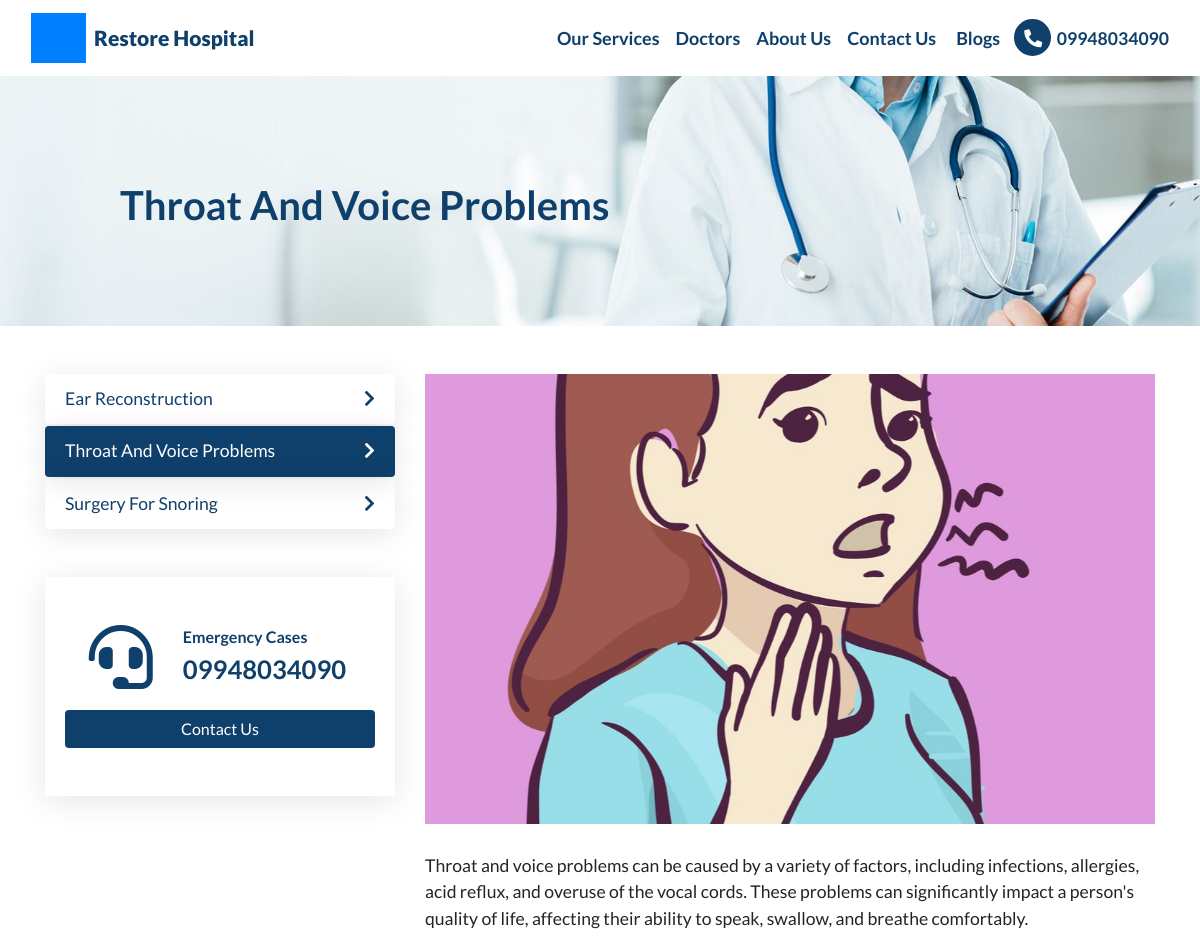
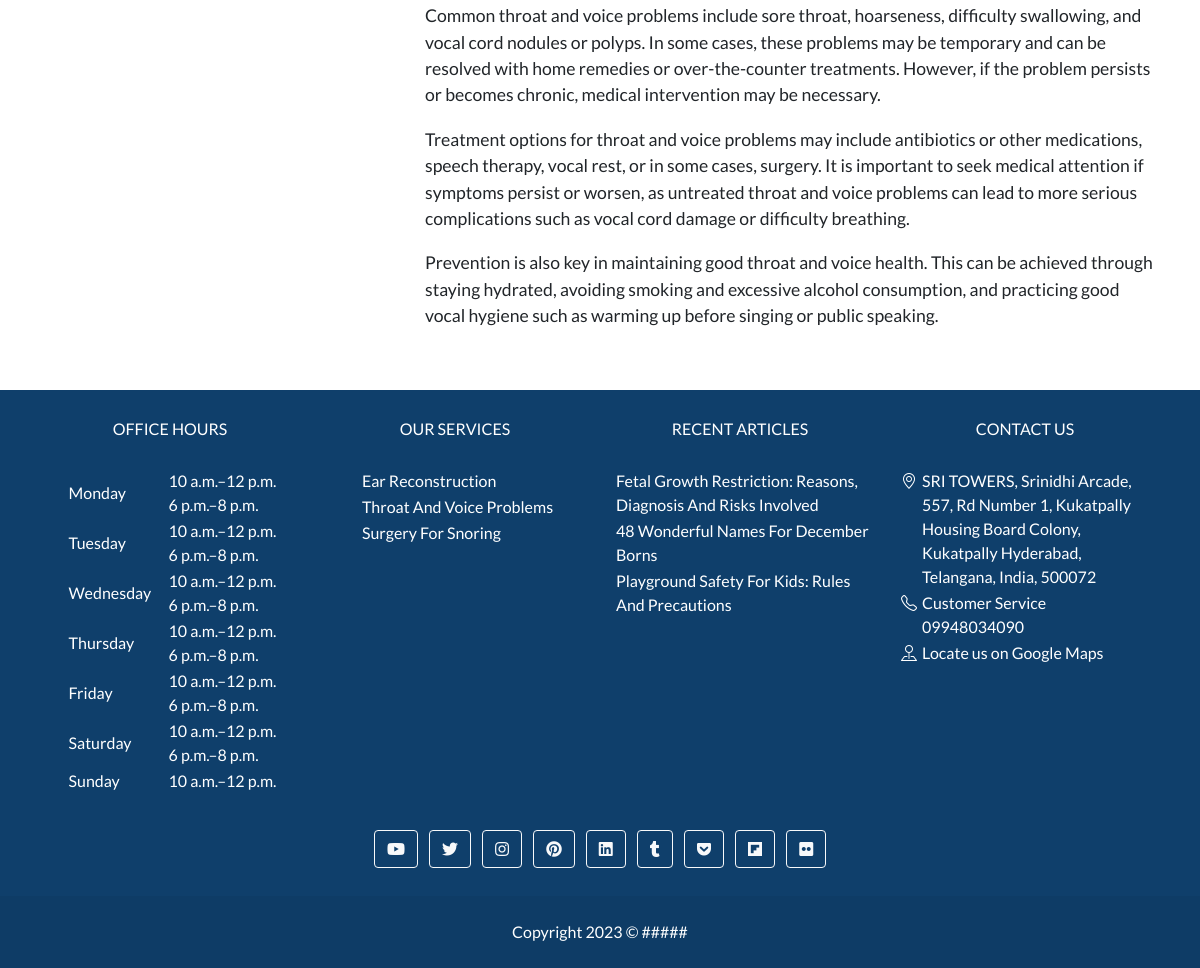
Page /services/throat-and-voice-problems/ on the committed database (2 pictures, top to bottom).
### web_app/models.py (models this page shows, shortened)
class CustomSiteContent(models.Model):
    STATUS_CHOICE = (
        ("draft", "Draft"),
        ("published", "Published")
    )
    site_name = models.CharField(max_length=255)
    site_url = models.CharField(max_length=255)
    logo = models.ImageField(upload_to="logo/")
    favicon = models.ImageField(upload_to="logo/")
    nav_brand_html = RichTextUploadingField()
    nav_html = RichTextUploadingField()
    footer_html = RichTextUploadingField(null=True, blank=True)
    nav_icon_html = models.CharField(max_length=255, null=True, blank=True)
    social_links_html = models.TextField(null=True, blank=True)
    script = models.TextField(null=True, blank=True)
    copyright_text = models.CharField(max_length=255, null=True, blank=True)
    status = models.CharField(max_length=20, choices=STATUS_CHOICE, default="draft")
    created_at = models.DateTimeField(auto_now_add=True)
    updated_at = models.DateTimeField(auto_now=True)

class Service(models.Model):
    STATUS_CHOICE = (
        ("draft", "Draft"),
        ("published", "Published")
    )
    name = models.CharField(max_length=255)
    slug = models.SlugField(max_length=255)
    type = models.CharField(max_length=255)
    additional_type= models.CharField(max_length=255, null=True, blank=True, help_text="https://en.wikipedia.org/wiki/Clear_aligners")
    brand= models.CharField(max_length=100, null=True, blank=True)
    description = models.TextField()
    disambiguating_description = models.CharField(max_length=255, null=True, blank=True)
    image = models.ImageField(upload_to='images')
    image_caption = models.CharField(max_length=255)
    potential_action = models.CharField(max_length=255, null=True, blank=True, help_text="Call for a free consultation")
    is_part_of=models.URLField(max_length=255, default="https://soumyahospitals.com")
    reviewed_by = models.ForeignKey(Doctor, on_delete=models.CASCADE, related_name="service_reviewed_by")
    content = RichTextUploadingField(help_text="content will display in frontend only")
    status = models.CharField(max_length=20, choices=STATUS_CHOICE, default="Draft")

class ContactPoint(models.Model):
    business = models.ForeignKey(Business, on_delete=models.CASCADE)
    type = models.CharField(max_length=255,default="ContactPoint")
    contactType = models.CharField(max_length=255)
    telephone = models.CharField(max_length=255)
    email = models.CharField(max_length=255)

class OpeningHours(models.Model):
    business = models.ForeignKey(Business, on_delete=models.CASCADE)
    day = models.CharField(max_length=255, choices=STATUS_CHOICE)
    timming = models.CharField(max_length=255)

class Adress(models.Model):
    business = models.ForeignKey(Business, on_delete=models.CASCADE, default="PostalAddress")
    type = models.CharField(max_length=255)
    postalCode = models.CharField(max_length=255)
    addressRegion = models.CharField(max_length=255)
    addressCountry = models.CharField(max_length=255)
    streetAddress = models.CharField(max_length=500)
    addressLocality = models.CharField(max_length=500)

### guides/models.py (models this page shows, shortened)
class Blog(models.Model):
    STATUS_CHOICE = (
        ("draft", "Draft"),
        ("published", "Published")
    )
    meta_title = models.CharField(max_length=500)
    meta_desc = models.CharField(max_length=500)
    url_slug = models.SlugField(max_length=500, unique=True)
    content = RichTextUploadingField()
    toc = RichTextUploadingField(verbose_name="Table of Content", null=True, blank=True)
    featured_image = models.ImageField(upload_to="guides_featured_image/",null=True,blank=True)
    category = models.CharField(max_length=255, null=True, blank=True)
    publisher = models.ForeignKey(Business, on_delete=models.CASCADE)
    created_by = models.ForeignKey(Doctor, on_delete=models.CASCADE, related_name="blog_created_by")
    reviewed_by = models.ForeignKey(Doctor, on_delete=models.CASCADE, related_name="blog_reviewed_by")
    reviewed_at = models.DateTimeField()
    auto_gen_toc = models.BooleanField(verbose_name="Auto Generate Table of Content",default=True)
    status = models.CharField(max_length=20, choices=STATUS_CHOICE, default="Draft")
    category_slug = models.SlugField(max_length=255, null=True, blank=True)
    created_at = models.DateTimeField(auto_now_add=True)
    updated_at = models.DateTimeField(auto_now=True)

### web_app/views.py (the view)
# urls.py: path('services/<slug:service_name>/',services,name='services'),
def services(requests,service_name):
    requests.extra_context = {"page_url" : "services/{{x}}"}
    service_obj = get_object_or_404(Service,slug=service_name,status="published")
    provider_obj = Business.objects.all().first()
    k=CustomPageContent.objects.filter(url="services/{{x}}")
    context={
        "service_obj":service_obj,
        "provider":provider_obj.map_id,
        "contact_number":provider_obj.contactpoint_set.all().first().telephone,
        "all_services": Service.objects.all(),
        "service_name":service_name,
        "customdata":k[0]
    }
    requests.extra_context["context"] = context
    return render(requests,template_name="web_app/service_page.html",context=context)

### web_app/utils.py (called while the page is built)
def renderTemplate(content,context):
    template = Template(content)
    context = Context(context)
    content = template.render(context)
    return content

### web_app/templates/web_app/service_page.html (shortened to what this page needs)
{% extends 'base.html' %}
{% load static %}
{% block style %}
<link rel="stylesheet" href="{% static 'css/services.css' %}">
{% endblock style %}
{% block body %}
<div class="container my-5">
    <div class="row">
        <div class="col-lg-4 order-lg-1 order-2 mt-lg-0 mt-5">
            <ul id="all-services">
                {% for service in all_services %}
                    <a href="{% url 'web_app:services' service.slug %}" style="text-decoration: none;">
                    {% if service.slug == service_name %}
                        <li class="primary-theme card-effect">
                            {{service.name}}
                            <i class="float-right mt-1 fas fa-chevron-right"></i>
                        </li>
                    {% else %}
                        <li class="card-effect">
                            {{service.name}}
                            <i class="float-right mt-1 fas fa-chevron-right"></i>
                        </li>
                    {% endif %}
                    </a>
                {% endfor %}
            </ul>
            <div class="card-effect mt-5 py-5" style="color: var(--primary-bg);">
                <div class="row justify-content-center">
                    <div class="col-auto">
                        <i class="fas fa-4x fa-headset"></i>
                    </div>
                    <div class="col-auto font-weight-bold">
                        <span>Emergency Cases</span>
                        <h2>{{contact_number}}</h2>
                    </div>
                </div>
                <a class="btn btn-default w-100 primary-theme mt-3" href="/contact-us/" role="button">Contact Us</a>
            </div>
        </div>
        <div class="col-lg-8 order-lg-2 order-1">
            <div class="img-bg-div" style="background-image: url('{{service_obj.image.url}}');"></div>
            <br>
            {{service_obj.content|safe}}
        </div>
    </div>
</div>
{% endblock body %}

### web_app/templates/base.html (shortened to what this page needs)
{% load static %}
<!doctype html>
<html lang="en">
<head>
    <link href="https://cdnjs.cloudflare.com/ajax/libs/font-awesome/5.15.1/css/all.min.css" rel="stylesheet" />
    <link rel="stylesheet" href="https://cdnjs.cloudflare.com/ajax/libs/bootstrap/4.6.2/css/bootstrap.min.css">
    <link rel="stylesheet" href="https://cdn.jsdelivr.net/npm/bootstrap-icons@1.10.3/font/bootstrap-icons.css">
    <link rel="stylesheet" href="{% static 'css/global.css' %}">
    <link rel="stylesheet" href="{% static 'css/admin.css' %}">
    {% block style %}
    {% endblock style %}
</head>
<body>
    <nav class="navbar navbar-expand-lg navbar-dark secondary-theme">
        <div class="container-fluid">
            <span class="navbar-brand">
                <a href="/">
                    {% if custom_site_content_obj.nav_brand_html %}
                        {{custom_site_content_obj.nav_brand_html|safe}}
                    {% endif %}
                </a>
            </span>
            <div class="collapse navbar-collapse" id="navbarToggler">
                {% if custom_site_content_obj.nav_html %}
                    {{custom_site_content_obj.nav_html|safe}}
                {% endif %}
            </div>
        </div>
    </nav>
    {% if request.path != "/" %}
    <div class="cover-img-bg-div" style="background-image: url('{{top_img.url}}');">
        <h1 class="title">{{cover_img_title}}</h1>
    </div>
    {% endif %}
    <div style="min-height: 70vh;">
    {% block body %}
    {% endblock body %}
    </div>
    <footer class="text-lg-start primary-theme">
        <section class="pt-4">
            <div class="container">
                <div class="row">
                    <div class="col-md-3 col-lg-3 col-xl-3 mx-auto mb-4">
                        <h6 class="text-center text-uppercase fw-bold mb-4">
                            Office Hours
                        </h6>
                        <table style="margin: auto;">
                            <tbody>
                                {% for i in oh %}
                                <tr>
                                    <td style="width:100px;">{{i.day}}</td>
                                    <td>{{i.timming|safe}}</td>
                                </tr>
                                {% endfor %}
                            </tbody>
                        </table>
                    </div>
                     <div class="col-md-3 col-lg-3 col-xl-3 mx-auto mb-4">
                        <h6 class="text-center text-uppercase fw-bold mb-4">
                            Our Services
                        </h6>
                        <table style="margin: auto;">
                            <tbody>
                                {% for i in six_services_obj %}
                                <tr>
                                    <td><a href="{% url 'web_app:services' i.slug %}" target="_blank"  class="text-white">{{i.name}}</a></td>
                                </tr>
                                {% endfor %}
                            </tbody>
                        </table>
                    </div>
                      <div class="col-md-3 col-lg-3 col-xl-3 mx-auto mb-4">
                        <h6 class="text-center text-uppercase fw-bold mb-4">
                            Recent Articles
                        </h6>
                        <table style="margin: auto;">
                            <tbody>
                                {% for article in recent_articles %}
                                <tr>
                                    <td><a href="{% url 'guides:blog_url' article.url_slug %}" target="_blank"  class="text-white">{{article.meta_title}}</a></td>
                                </tr>
                                {% endfor %}
                            </tbody>
                        </table>
                    </div>
                    <div class="col-md-3 col-lg-3 col-xl-3 mx-auto mb-4">
                        <h6 class="text-center text-uppercase fw-bold mb-4">Contact Us</h6>
                         <table style="margin: auto;">
                            <tbody>
                                {% for i in add %}
                                <tr>
                                    <td style="vertical-align: top;width: 21px;"><i class="bi bi-geo-alt"></i></td>
                                    <td>{{i.streetAddress}}, {{i.addressLocality}}
                                        {{i.addressRegion}}, {{i.addressCountry}}, {{i.postalCode}}</td>
                                </tr>
                                {% endfor %}
                                {% for i in ct %}
                                <tr>
                                    <td style="vertical-align: top;width: 21px;"><i class="bi bi-telephone"></i></td>
                                    <td>{{i.contactType}}<br>{{i.telephone}}</td>
                                </tr>
                                {% endfor %}
                                <tr>
                                    <td style="vertical-align: top;width: 21px;"><i class="bi bi-pin-map"></i></i></td>
                                    <td style="word-break: break-all;"><a href="{{map_id}}" target="_blank"  class="text-white">Locate us on Google Maps</a></td>
                                </tr>
                            </tbody>
                        </table>
                    </div>
                </div>
            </div>
        </section>
        {% if custom_site_content_obj.social_links_html %}
            {{custom_site_content_obj.social_links_html|safe}}
        {% endif %}
        <div class="text-center p-4" style="background-color: rgba(0, 0, 0, 0.05);">
            {{custom_site_content_obj.copyright_text|safe}}
        </div>
    </footer>
</body>
</html>

### web_app/static/css/global.css (style rules this page uses)
:root { --primary-bg: #0f3f6b; --secondary-bg: white; --primary-text: white; --secondary-text: black; --gray-bg-light: #e9ecef; --gray-bg-dark: #dfe0e1; }
body { font-family: 'Lato', sans-serif; }
.primary-theme { background-color: var(--primary-bg) !important; color: var(--primary-text) !important; }
.secondary-theme { background-color: var(--secondary-bg) !important; color: var(--secondary-text) !important; }
.secondary-theme .nav-link { color: var(--primary-bg) !important; font-weight: 700; font-size: large; }
.round-icon i { padding: 10px; width: 41.2px; height: 41.2px; font-size: large; text-align: center; text-decoration: none; border: 2px solid; color: white; border-color: white; background-color: var(--primary-bg); border-radius: 50%; }
.secondary-theme a.round-icon { text-decoration: none; color: var(--primary-bg) !important; }
p { font-size: 1.1rem; padding-top: 5px; padding-bottom: 5px; margin-bottom: 0.5rem !important; }
li { font-size: 1.1rem; }
.h1, h1 { font-size: 1.8rem !important; font-weight: bold; }
.h2, h2 { font-size: 1.6rem !important; font-weight: bold; }
.h1, h1, .h2, h2, .h3, h3, .h4, h4, .h5, h5, .h6, h6 { padding-left: 0px; padding-right: 5px; padding-top: 5px; padding-bottom: 5px; margin-bottom: 0.25rem; }
.navbar-brand a { text-decoration: none; }
.navbar-brand .site-name { color:var(--primary-bg); font-weight: 900; text-align: center; font-size: 21px; }
.cover-img-bg-div { height: 250px; width: 100%; background-repeat: no-repeat; background-position: center; background-size: cover; color: var(--primary-bg); }
.cover-img-bg-div .title { position: relative; top: 40%; left: 10%; font-weight: bold; max-width: 50%; font-size: 2.5rem !important; }

### web_app/static/css/services.css (style rules this page uses)
.img-bg-div { height: 450px; width: 100%; background-repeat: no-repeat; background-position: center; background-size: cover; }
#all-services { list-style: none; padding-left: 0; margin-bottom: 0; }
.card-effect { padding: .75rem 1.25rem; box-shadow: 0px 5px 30px rgba(0, 0, 0, 0.1); }
#all-services li { cursor: pointer; color: var(--primary-bg); margin-bottom: 2px; border-radius: 4px; }

### rows in the picture
CustomSiteContent: nav_brand_html (picture), nav_brand_html "Restore Hospital", nav_html "Our Services Doctors About Us Contact Us Blogs 09948034090", copyright_text "Copyright 2023 © #####"
Service: name "Throat And Voice Problems", image (picture), content "Throat and voice problems can be caused by a variety of factors, including infections, allergies, acid reflux, and overuse of the vocal cords. These problems can significantly impact a person's quality of life, affecting their ability to speak, swallow, and breathe comfortably. Common throat and voice problems include sore throat, hoarseness, difficulty swallowing, and vocal cord nodules or polyps. In some cases, these problems may be temporary and can be resolved with home remedies or over-the-counter treatments. However, if the problem persists or becomes chronic, medical intervention may be necessary. Treatment options for throat and voice problems may include antibiotics or other…"
Service: name "Ear Reconstruction"
Service: name "Surgery For Snoring"
ContactPoint: telephone "09948034090", contactType "Customer Service"
OpeningHours: day "Monday", timming "10 a.m.–12 p.m. 6 p.m.–8 p.m."
OpeningHours: day "Tuesday", timming "10 a.m.–12 p.m. 6 p.m.–8 p.m."
OpeningHours: day "Wednesday", timming "10 a.m.–12 p.m. 6 p.m.–8 p.m."
OpeningHours: day "Thursday", timming "10 a.m.–12 p.m. 6 p.m.–8 p.m."
OpeningHours: day "Friday", timming "10 a.m.–12 p.m. 6 p.m.–8 p.m."
OpeningHours: day "Saturday", timming "10 a.m.–12 p.m. 6 p.m.–8 p.m."
OpeningHours: day "Sunday", timming "10 a.m.–12 p.m."
Blog: meta_title "Fetal Growth Restriction: Reasons, Diagnosis And Risks Involved"
Blog: meta_title "48 Wonderful Names For December Borns"
Blog: meta_title "Playground Safety For Kids: Rules And Precautions"
Adress: streetAddress "SRI TOWERS, Srinidhi Arcade, 557, Rd Number 1", addressLocality "Kukatpally Housing Board Colony, Kukatpally", addressRegion "Hyderabad, Telangana", addressCountry "India", postalCode "500072"
